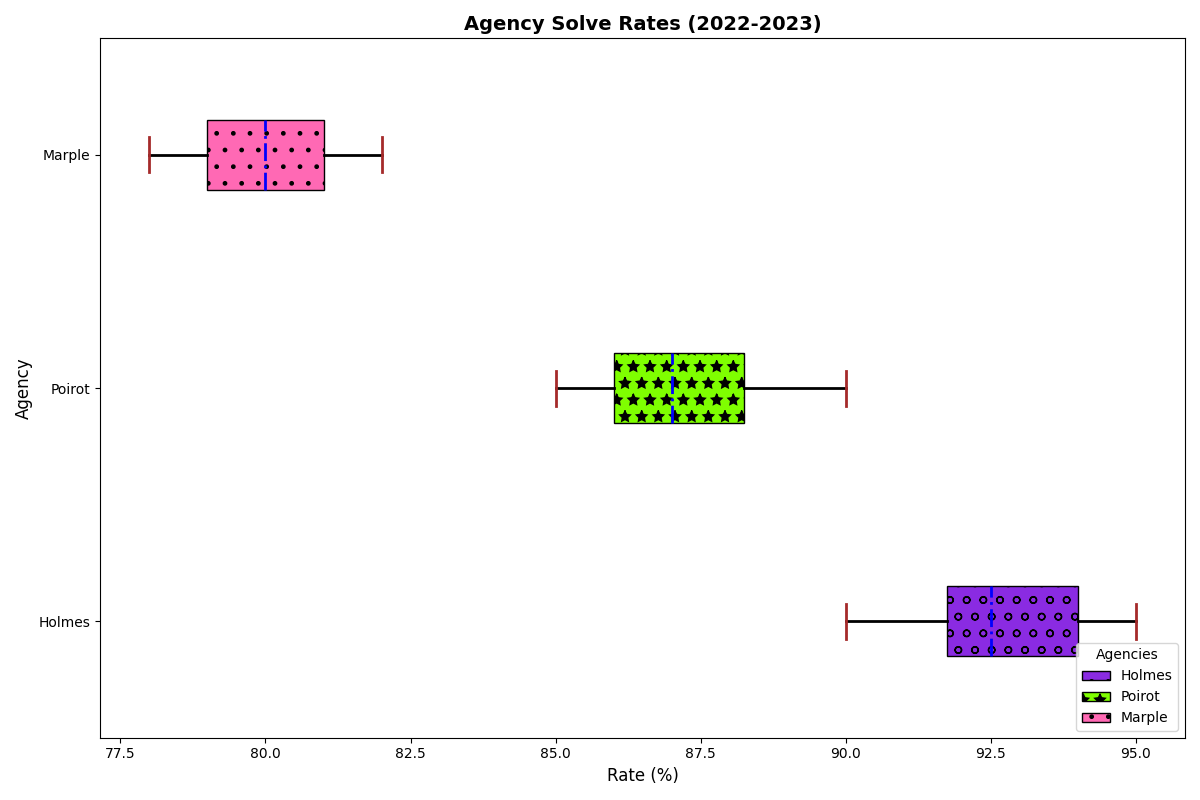

Here is the Python script that generated this plot:
import matplotlib.pyplot as plt
import numpy as np
import matplotlib.patches as mpatches

agencies = ['Holmes', 'Poirot', 'Marple']

sherlock_data = [92, 95, 93, 90, 94, 91, 92, 92, 93, 95, 94, 91]
poirot_data = [88, 87, 89, 85, 86, 88, 90, 87, 89, 86, 85, 87]
marple_data = [78, 80, 82, 79, 81, 80, 79, 78, 80, 81, 82, 81]

solve_rates = [sherlock_data, poirot_data, marple_data]

fig, ax = plt.subplots(figsize=(12, 8))

# Horizontal box plot with altered styles
box = ax.boxplot(solve_rates, vert=False, patch_artist=True, labels=agencies, notch=False, showfliers=False, whis=2.0)

# Changed colors and added patterns
colors = ['#8A2BE2', '#7FFF00', '#FF69B4']
patterns = ['o', '*', '.']

for patch, color, pattern in zip(box['boxes'], colors, patterns):
    patch.set_facecolor(color)
    patch.set_hatch(pattern)

# Changed whisker and cap styles
plt.setp(box['whiskers'], color='black', linewidth=2, linestyle='-')
plt.setp(box['caps'], color='brown', linewidth=2)

# Changed median line style
plt.setp(box['medians'], color='blue', linewidth=2, linestyle='-.')

# Removed data labels for mean
ax.xaxis.grid(False)

plt.title('Agency Solve Rates (2022-2023)', fontsize=14, fontweight='bold')
plt.xlabel('Rate (%)', fontsize=12)
plt.ylabel('Agency', fontsize=12)

# Changed legend location
legend_handles = [mpatches.Patch(facecolor=color, edgecolor='black', label=agency, hatch=pattern) for color, agency, pattern in zip(colors, agencies, patterns)]
plt.legend(handles=legend_handles, title="Agencies", loc='lower right', bbox_to_anchor=(1, 0))

plt.tight_layout()

plt.show()
